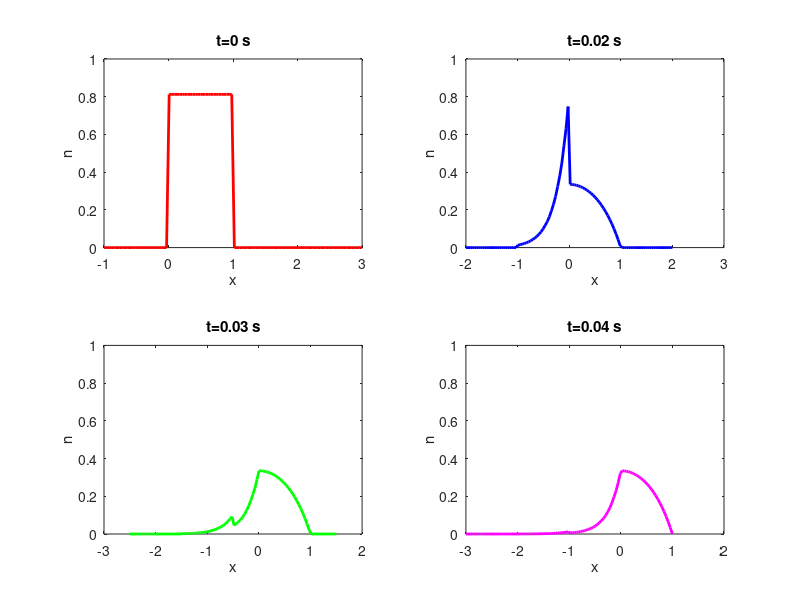

The MATLAB script that drew this image:


function muscle_char
close all
clear all
clc

par.f1=43.3;
par.g1=10;
par.g2=209;
par.h=1;
par.v = 50;    % the velocity. Change the value to suit
par.num = 100; % number of space points


% initial conditions
x0 = linspace(-1,3,par.num);
n0 = f(x0,par)./(f(x0,par) + g(x0,par));
y0 = [x0 n0]; 

output_times = linspace(0,0.04,5);  % to make the curves for a constant v
% integrate the odes, one for each x point
[tout,yout]=ode45(@(t,y)derivs(t,y,par),output_times,y0);

% All the real work is done now. The rest is just plotting the output.
figure(1)
subplot(2,2,1)
plot(yout(1,1:par.num),yout(1,par.num+1:2*par.num),'LineWidth',2,'r')
xlabel('x')
ylabel('n')
title('t=0 s')
ylim([0 1])

subplot(2,2,2)
plot(yout(3,1:par.num),yout(3,par.num+1:2*par.num),'LineWidth',2,'b')
xlabel('x')
ylabel('n')
title('t=0.02 s')
ylim([0 1])

subplot(2,2,3)
plot(yout(4,1:par.num),yout(4,par.num+1:2*par.num),'LineWidth',2,'g')
xlabel('x')
ylabel('n')
title('t=0.03 s')
ylim([0 1])

subplot(2,2,4)
plot(yout(5,1:par.num),yout(5,par.num+1:2*par.num),'LineWidth',2,'m')
xlabel('x')
ylabel('n')
title('t=0.04 s')
ylim([0 1])


end


%% ------------------------------------------------
% RHS of ode
function out = derivs(t,y,par)
x = y(1:par.num);
n = y(par.num+1:2*par.num);

out(1:par.num) = -par.v;
out(par.num+1:2*par.num) = (1-n).*f(x,par) - n.*g(x,par);

end

%% ------------
function out = f(x,par)
out = 0 + (x>0 & x<1).*(par.f1*x);
end

function out = g(x,par)
out = par.g2*(x<=0) + par.g1*x.*(x>0);
end







